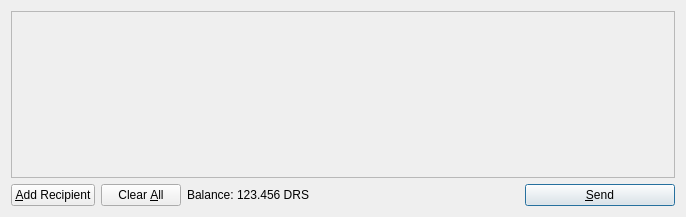
<?xml version="1.0" encoding="UTF-8"?>
<ui version="4.0">
 <class>SendCoinsDialog</class>
 <widget class="QDialog" name="SendCoinsDialog">
  <property name="geometry">
   <rect>
    <x>0</x>
    <y>0</y>
    <width>686</width>
    <height>217</height>
   </rect>
  </property>
  <property name="windowTitle">
   <string>Send Coins</string>
  </property>
  <layout class="QVBoxLayout" name="verticalLayout">
   <item>
    <widget class="QScrollArea" name="scrollArea">
     <property name="widgetResizable">
      <bool>true</bool>
     </property>
     <widget class="QWidget" name="scrollAreaWidgetContents">
      <property name="geometry">
       <rect>
        <x>0</x>
        <y>0</y>
        <width>666</width>
        <height>165</height>
       </rect>
      </property>
      <layout class="QVBoxLayout" name="verticalLayout_2">
       <property name="margin">
        <number>0</number>
       </property>
       <item>
        <layout class="QVBoxLayout" name="entries">
         <property name="spacing">
          <number>6</number>
         </property>
        </layout>
       </item>
       <item>
        <spacer name="verticalSpacer">
         <property name="orientation">
          <enum>Qt::Vertical</enum>
         </property>
         <property name="sizeHint" stdset="0">
          <size>
           <width>20</width>
           <height>40</height>
          </size>
         </property>
        </spacer>
       </item>
      </layout>
     </widget>
    </widget>
   </item>
   <item>
    <layout class="QHBoxLayout" name="horizontalLayout">
     <item>
      <widget class="QPushButton" name="addButton">
       <property name="toolTip">
        <string>Send to multiple recipients at once</string>
       </property>
       <property name="text">
        <string>&amp;Add Recipient</string>
       </property>
       <property name="icon">
        <iconset resource="../bitcoin.qrc">
         <normaloff>:/icons/add</normaloff>:/icons/add</iconset>
       </property>
       <property name="autoDefault">
        <bool>false</bool>
       </property>
      </widget>
     </item>
     <item>
      <widget class="QPushButton" name="clearButton">
       <property name="sizePolicy">
        <sizepolicy hsizetype="Minimum" vsizetype="Fixed">
         <horstretch>0</horstretch>
         <verstretch>0</verstretch>
        </sizepolicy>
       </property>
       <property name="toolTip">
        <string>Remove all transaction fields</string>
       </property>
       <property name="text">
        <string>Clear &amp;All</string>
       </property>
       <property name="icon">
        <iconset resource="../bitcoin.qrc">
         <normaloff>:/icons/remove</normaloff>:/icons/remove</iconset>
       </property>
       <property name="autoRepeatDelay">
        <number>300</number>
       </property>
       <property name="autoDefault">
        <bool>false</bool>
       </property>
      </widget>
     </item>
     <item>
      <layout class="QHBoxLayout" name="horizontalLayout_2">
       <property name="spacing">
        <number>3</number>
       </property>
       <item>
        <widget class="QLabel" name="label">
         <property name="text">
          <string>Balance:</string>
         </property>
        </widget>
       </item>
       <item>
        <widget class="QLabel" name="labelBalance">
         <property name="cursor">
          <cursorShape>IBeamCursor</cursorShape>
         </property>
         <property name="text">
          <string>123.456 DRS</string>
         </property>
         <property name="textInteractionFlags">
          <set>Qt::LinksAccessibleByMouse|Qt::TextSelectableByKeyboard|Qt::TextSelectableByMouse</set>
         </property>
        </widget>
       </item>
      </layout>
     </item>
     <item>
      <spacer name="horizontalSpacer">
       <property name="orientation">
        <enum>Qt::Horizontal</enum>
       </property>
       <property name="sizeHint" stdset="0">
        <size>
         <width>40</width>
         <height>20</height>
        </size>
       </property>
      </spacer>
     </item>
     <item>
      <widget class="QPushButton" name="sendButton">
       <property name="minimumSize">
        <size>
         <width>150</width>
         <height>0</height>
        </size>
       </property>
       <property name="toolTip">
        <string>Confirm the send action</string>
       </property>
       <property name="text">
        <string>&amp;Send</string>
       </property>
       <property name="icon">
        <iconset resource="../bitcoin.qrc">
         <normaloff>:/icons/send</normaloff>:/icons/send</iconset>
       </property>
       <property name="default">
        <bool>true</bool>
       </property>
      </widget>
     </item>
    </layout>
   </item>
  </layout>
 </widget>
 <resources>
  <include location="../bitcoin.qrc"/>
 </resources>
 <connections/>
</ui>
